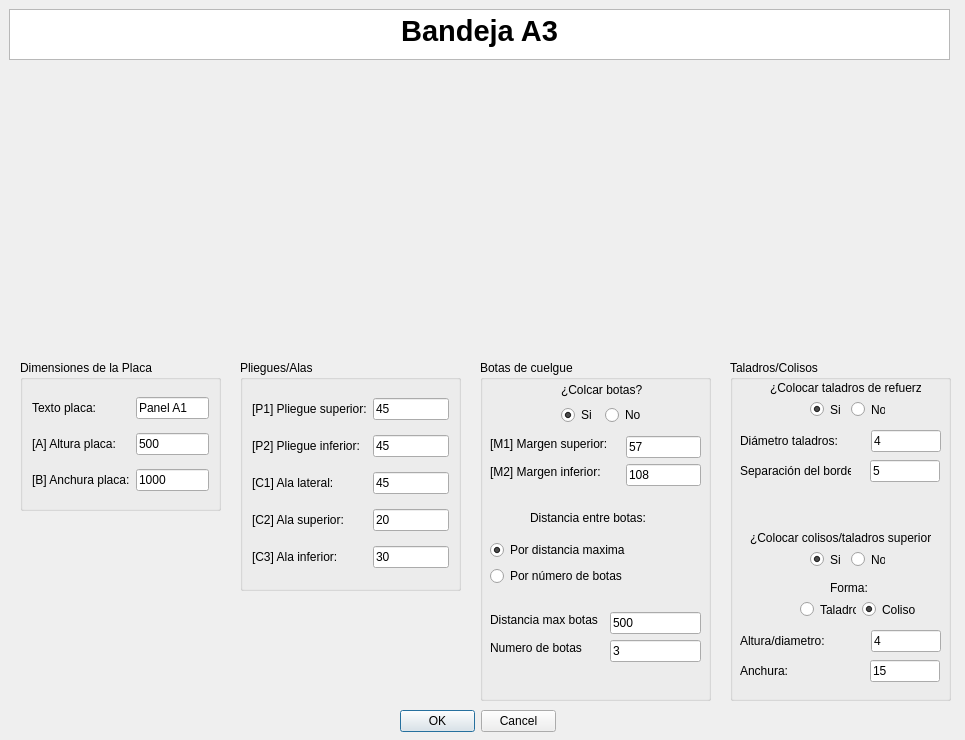
<?xml version="1.0" encoding="UTF-8"?>
<ui version="4.0">
 <class>MyPositionDialog</class>
 <widget class="QDialog" name="MyPositionDialog">
  <property name="geometry">
   <rect>
    <x>0</x>
    <y>0</y>
    <width>965</width>
    <height>740</height>
   </rect>
  </property>
  <property name="windowTitle">
   <string>Enter Position</string>
  </property>
  <property name="whatsThis">
   <string>&lt;html&gt;&lt;head/&gt;&lt;body&gt;&lt;p&gt;Esta ventana de KSDpanel te permite introducir todas las medidas correspondientes del panel seleccionado.&lt;/p&gt;&lt;p&gt;Recuerda que todas las medidas deben de ir en milimetros (mm).&lt;/p&gt;&lt;/body&gt;&lt;/html&gt;</string>
  </property>
  <widget class="QDialogButtonBox" name="buttonBox">
   <property name="geometry">
    <rect>
     <x>400</x>
     <y>710</y>
     <width>156</width>
     <height>23</height>
    </rect>
   </property>
   <property name="orientation">
    <enum>Qt::Horizontal</enum>
   </property>
   <property name="standardButtons">
    <set>QDialogButtonBox::Cancel|QDialogButtonBox::Ok</set>
   </property>
  </widget>
  <widget class="QTextBrowser" name="textBrowser">
   <property name="geometry">
    <rect>
     <x>9</x>
     <y>9</y>
     <width>941</width>
     <height>51</height>
    </rect>
   </property>
   <property name="html">
    <string>&lt;!DOCTYPE HTML PUBLIC &quot;-//W3C//DTD HTML 4.0//EN&quot; &quot;http://www.w3.org/TR/REC-html40/strict.dtd&quot;&gt;
&lt;html&gt;&lt;head&gt;&lt;meta name=&quot;qrichtext&quot; content=&quot;1&quot; /&gt;&lt;style type=&quot;text/css&quot;&gt;
p, li { white-space: pre-wrap; }
&lt;/style&gt;&lt;/head&gt;&lt;body style=&quot; font-family:'MS Shell Dlg 2'; font-size:8.25pt; font-weight:400; font-style:normal;&quot;&gt;
&lt;p align=&quot;center&quot; style=&quot; margin-top:0px; margin-bottom:0px; margin-left:0px; margin-right:0px; -qt-block-indent:0; text-indent:0px;&quot;&gt;&lt;span style=&quot; font-size:22pt; font-weight:600;&quot;&gt;Bandeja A3&lt;/span&gt;&lt;/p&gt;&lt;/body&gt;&lt;/html&gt;</string>
   </property>
  </widget>
  <widget class="QGroupBox" name="groupBox">
   <property name="geometry">
    <rect>
     <x>480</x>
     <y>360</y>
     <width>231</width>
     <height>341</height>
    </rect>
   </property>
   <property name="styleSheet">
    <string notr="true">font: 10pt &quot;MS Shell Dlg 2&quot;;</string>
   </property>
   <property name="title">
    <string>Botas de cuelgue</string>
   </property>
   <widget class="QLineEdit" name="numeroBotasUI">
    <property name="geometry">
     <rect>
      <x>130</x>
      <y>280</y>
      <width>91</width>
      <height>22</height>
     </rect>
    </property>
    <property name="text">
     <string>3</string>
    </property>
   </widget>
   <widget class="QLineEdit" name="distanciaEntreBotasUI">
    <property name="geometry">
     <rect>
      <x>130</x>
      <y>252</y>
      <width>91</width>
      <height>22</height>
     </rect>
    </property>
    <property name="text">
     <string>500</string>
    </property>
   </widget>
   <widget class="QLabel" name="label_7">
    <property name="geometry">
     <rect>
      <x>10</x>
      <y>280</y>
      <width>98</width>
      <height>16</height>
     </rect>
    </property>
    <property name="text">
     <string>Numero de botas</string>
    </property>
   </widget>
   <widget class="QLabel" name="label_6">
    <property name="geometry">
     <rect>
      <x>10</x>
      <y>252</y>
      <width>114</width>
      <height>16</height>
     </rect>
    </property>
    <property name="text">
     <string>Distancia max botas</string>
    </property>
   </widget>
   <widget class="QLabel" name="label_3">
    <property name="geometry">
     <rect>
      <x>10</x>
      <y>76</y>
      <width>130</width>
      <height>16</height>
     </rect>
    </property>
    <property name="text">
     <string>[M1] Margen superior:</string>
    </property>
   </widget>
   <widget class="QLabel" name="label_5">
    <property name="geometry">
     <rect>
      <x>10</x>
      <y>104</y>
      <width>124</width>
      <height>16</height>
     </rect>
    </property>
    <property name="text">
     <string>[M2] Margen inferior:</string>
    </property>
   </widget>
   <widget class="QLineEdit" name="margenAUI">
    <property name="geometry">
     <rect>
      <x>146</x>
      <y>76</y>
      <width>75</width>
      <height>22</height>
     </rect>
    </property>
    <property name="text">
     <string>57</string>
    </property>
   </widget>
   <widget class="QLineEdit" name="margenBUI">
    <property name="geometry">
     <rect>
      <x>146</x>
      <y>104</y>
      <width>75</width>
      <height>22</height>
     </rect>
    </property>
    <property name="text">
     <string>108</string>
    </property>
   </widget>
   <widget class="QLabel" name="label_10">
    <property name="geometry">
     <rect>
      <x>50</x>
      <y>150</y>
      <width>125</width>
      <height>16</height>
     </rect>
    </property>
    <property name="text">
     <string>Distancia entre botas:</string>
    </property>
   </widget>
   <widget class="QWidget" name="layoutWidget">
    <property name="geometry">
     <rect>
      <x>81</x>
      <y>21</y>
      <width>85</width>
      <height>44</height>
     </rect>
    </property>
    <layout class="QGridLayout" name="gridLayout">
     <item row="0" column="0" colspan="2">
      <widget class="QLabel" name="label_2">
       <property name="mouseTracking">
        <bool>false</bool>
       </property>
       <property name="text">
        <string>¿Colcar botas?</string>
       </property>
       <property name="buddy">
        <cstring>label_2</cstring>
       </property>
      </widget>
     </item>
     <item row="1" column="0">
      <widget class="QRadioButton" name="crearBotasUI">
       <property name="text">
        <string>Si</string>
       </property>
       <property name="checked">
        <bool>true</bool>
       </property>
      </widget>
     </item>
     <item row="1" column="1">
      <widget class="QRadioButton" name="noCrearBotasUI">
       <property name="text">
        <string>No</string>
       </property>
      </widget>
     </item>
    </layout>
   </widget>
   <widget class="QWidget" name="">
    <property name="geometry">
     <rect>
      <x>10</x>
      <y>180</y>
      <width>147</width>
      <height>48</height>
     </rect>
    </property>
    <layout class="QVBoxLayout" name="verticalLayout">
     <item>
      <widget class="QRadioButton" name="parametroBotasUI_3">
       <property name="text">
        <string>Por distancia maxima</string>
       </property>
       <property name="checked">
        <bool>true</bool>
       </property>
      </widget>
     </item>
     <item>
      <widget class="QRadioButton" name="parametroBotasUI">
       <property name="text">
        <string>Por número de botas</string>
       </property>
      </widget>
     </item>
    </layout>
   </widget>
  </widget>
  <widget class="QGroupBox" name="groupBox_2">
   <property name="geometry">
    <rect>
     <x>240</x>
     <y>360</y>
     <width>221</width>
     <height>231</height>
    </rect>
   </property>
   <property name="styleSheet">
    <string notr="true">font: 10pt &quot;MS Shell Dlg 2&quot;;</string>
   </property>
   <property name="title">
    <string>Pliegues/Alas</string>
   </property>
   <layout class="QGridLayout" name="gridLayout_2">
    <item row="5" column="1">
     <widget class="QLineEdit" name="alaInferiorUI">
      <property name="text">
       <string>30</string>
      </property>
     </widget>
    </item>
    <item row="3" column="0">
     <widget class="QLabel" name="label_9">
      <property name="text">
       <string>[C1] Ala lateral:</string>
      </property>
     </widget>
    </item>
    <item row="3" column="1">
     <widget class="QLineEdit" name="alaIzquierdaUI">
      <property name="text">
       <string>45</string>
      </property>
     </widget>
    </item>
    <item row="4" column="0">
     <widget class="QLabel" name="label_11">
      <property name="text">
       <string>[C2] Ala superior:</string>
      </property>
     </widget>
    </item>
    <item row="0" column="0">
     <widget class="QLabel" name="label_13">
      <property name="text">
       <string>[P1] Pliegue superior:</string>
      </property>
     </widget>
    </item>
    <item row="5" column="0">
     <widget class="QLabel" name="label_12">
      <property name="text">
       <string>[C3] Ala inferior:</string>
      </property>
     </widget>
    </item>
    <item row="0" column="1">
     <widget class="QLineEdit" name="pliegueSuperiorUI">
      <property name="text">
       <string>45</string>
      </property>
     </widget>
    </item>
    <item row="4" column="1">
     <widget class="QLineEdit" name="alaSuperiorUI">
      <property name="text">
       <string>20</string>
      </property>
     </widget>
    </item>
    <item row="1" column="0">
     <widget class="QLabel" name="label_14">
      <property name="text">
       <string>[P2] Pliegue inferior:</string>
      </property>
     </widget>
    </item>
    <item row="1" column="1">
     <widget class="QLineEdit" name="pliegueInferiorUI">
      <property name="text">
       <string>45</string>
      </property>
     </widget>
    </item>
   </layout>
  </widget>
  <widget class="QLabel" name="imagenPanelUI">
   <property name="geometry">
    <rect>
     <x>200</x>
     <y>70</y>
     <width>521</width>
     <height>281</height>
    </rect>
   </property>
   <property name="text">
    <string/>
   </property>
   <property name="pixmap">
    <pixmap>../imagenes/REF_AH3cotas.jpg</pixmap>
   </property>
   <property name="scaledContents">
    <bool>true</bool>
   </property>
   <property name="wordWrap">
    <bool>false</bool>
   </property>
   <property name="margin">
    <number>0</number>
   </property>
   <property name="openExternalLinks">
    <bool>false</bool>
   </property>
  </widget>
  <widget class="QGroupBox" name="groupBox_3">
   <property name="geometry">
    <rect>
     <x>20</x>
     <y>360</y>
     <width>201</width>
     <height>151</height>
    </rect>
   </property>
   <property name="styleSheet">
    <string notr="true">font: 10pt &quot;MS Shell Dlg 2&quot;;</string>
   </property>
   <property name="title">
    <string>Dimensiones de la Placa</string>
   </property>
   <layout class="QGridLayout" name="gridLayout_3">
    <item row="1" column="0">
     <widget class="QLabel" name="label_8">
      <property name="text">
       <string>[A] Altura placa:</string>
      </property>
     </widget>
    </item>
    <item row="2" column="1">
     <widget class="QLineEdit" name="anchuraPlacaUI">
      <property name="text">
       <string>1000</string>
      </property>
     </widget>
    </item>
    <item row="1" column="1">
     <widget class="QLineEdit" name="alturaPlacaUI">
      <property name="text">
       <string>500</string>
      </property>
     </widget>
    </item>
    <item row="0" column="0">
     <widget class="QLabel" name="label">
      <property name="text">
       <string>Texto placa:</string>
      </property>
     </widget>
    </item>
    <item row="0" column="1">
     <widget class="QLineEdit" name="textoDescriptivoA0UI">
      <property name="text">
       <string>Panel A1</string>
      </property>
     </widget>
    </item>
    <item row="2" column="0">
     <widget class="QLabel" name="label_4">
      <property name="text">
       <string>[B] Anchura placa:</string>
      </property>
     </widget>
    </item>
   </layout>
  </widget>
  <widget class="QGroupBox" name="groupBox_4">
   <property name="geometry">
    <rect>
     <x>730</x>
     <y>360</y>
     <width>221</width>
     <height>341</height>
    </rect>
   </property>
   <property name="title">
    <string>Taladros/Colisos</string>
   </property>
   <widget class="QLabel" name="label_15">
    <property name="geometry">
     <rect>
      <x>40</x>
      <y>20</y>
      <width>151</width>
      <height>16</height>
     </rect>
    </property>
    <property name="text">
     <string>¿Colocar taladros de refuerzo?</string>
    </property>
   </widget>
   <widget class="QLabel" name="label_16">
    <property name="geometry">
     <rect>
      <x>10</x>
      <y>70</y>
      <width>125</width>
      <height>22</height>
     </rect>
    </property>
    <property name="text">
     <string>Diámetro taladros:</string>
    </property>
   </widget>
   <widget class="QLineEdit" name="diametroTaladrosUI">
    <property name="geometry">
     <rect>
      <x>141</x>
      <y>70</y>
      <width>70</width>
      <height>22</height>
     </rect>
    </property>
    <property name="text">
     <string>4</string>
    </property>
   </widget>
   <widget class="QLineEdit" name="distanciaBordeUI">
    <property name="geometry">
     <rect>
      <x>140</x>
      <y>100</y>
      <width>70</width>
      <height>22</height>
     </rect>
    </property>
    <property name="text">
     <string>5</string>
    </property>
   </widget>
   <widget class="QLabel" name="label_17">
    <property name="geometry">
     <rect>
      <x>10</x>
      <y>100</y>
      <width>111</width>
      <height>21</height>
     </rect>
    </property>
    <property name="text">
     <string>Separación del borde:</string>
    </property>
   </widget>
   <widget class="QLabel" name="label_18">
    <property name="geometry">
     <rect>
      <x>20</x>
      <y>170</y>
      <width>181</width>
      <height>16</height>
     </rect>
    </property>
    <property name="text">
     <string>¿Colocar colisos/taladros superiores?</string>
    </property>
   </widget>
   <widget class="QLabel" name="label_19">
    <property name="geometry">
     <rect>
      <x>100</x>
      <y>220</y>
      <width>41</width>
      <height>16</height>
     </rect>
    </property>
    <property name="text">
     <string>Forma:</string>
    </property>
   </widget>
   <widget class="QLineEdit" name="anchuraColisoUI">
    <property name="geometry">
     <rect>
      <x>140</x>
      <y>300</y>
      <width>70</width>
      <height>22</height>
     </rect>
    </property>
    <property name="text">
     <string>15</string>
    </property>
   </widget>
   <widget class="QLineEdit" name="alturaColisoUI">
    <property name="geometry">
     <rect>
      <x>141</x>
      <y>270</y>
      <width>70</width>
      <height>22</height>
     </rect>
    </property>
    <property name="text">
     <string>4</string>
    </property>
   </widget>
   <widget class="QLabel" name="label_20">
    <property name="geometry">
     <rect>
      <x>10</x>
      <y>300</y>
      <width>111</width>
      <height>21</height>
     </rect>
    </property>
    <property name="text">
     <string>Anchura:</string>
    </property>
   </widget>
   <widget class="QLabel" name="label_21">
    <property name="geometry">
     <rect>
      <x>10</x>
      <y>270</y>
      <width>125</width>
      <height>22</height>
     </rect>
    </property>
    <property name="text">
     <string>Altura/diametro:</string>
    </property>
   </widget>
   <widget class="QWidget" name="">
    <property name="geometry">
     <rect>
      <x>80</x>
      <y>40</y>
      <width>75</width>
      <height>19</height>
     </rect>
    </property>
    <layout class="QHBoxLayout" name="horizontalLayout">
     <item>
      <widget class="QRadioButton" name="crearTaladrosUI">
       <property name="text">
        <string>Si</string>
       </property>
       <property name="checked">
        <bool>true</bool>
       </property>
      </widget>
     </item>
     <item>
      <widget class="QRadioButton" name="noCrearTaladrosUI">
       <property name="text">
        <string>No</string>
       </property>
      </widget>
     </item>
    </layout>
   </widget>
   <widget class="QWidget" name="">
    <property name="geometry">
     <rect>
      <x>80</x>
      <y>190</y>
      <width>75</width>
      <height>19</height>
     </rect>
    </property>
    <layout class="QHBoxLayout" name="horizontalLayout_2">
     <item>
      <widget class="QRadioButton" name="crearColisoUI">
       <property name="text">
        <string>Si</string>
       </property>
       <property name="checked">
        <bool>true</bool>
       </property>
      </widget>
     </item>
     <item>
      <widget class="QRadioButton" name="noCrearColisoUI">
       <property name="text">
        <string>No</string>
       </property>
      </widget>
     </item>
    </layout>
   </widget>
   <widget class="QWidget" name="">
    <property name="geometry">
     <rect>
      <x>70</x>
      <y>240</y>
      <width>118</width>
      <height>19</height>
     </rect>
    </property>
    <layout class="QHBoxLayout" name="horizontalLayout_3">
     <item>
      <widget class="QRadioButton" name="taladroColisoUI">
       <property name="text">
        <string>Taladro</string>
       </property>
      </widget>
     </item>
     <item>
      <widget class="QRadioButton" name="colisoColisoUI">
       <property name="text">
        <string>Coliso</string>
       </property>
       <property name="checked">
        <bool>true</bool>
       </property>
      </widget>
     </item>
    </layout>
   </widget>
  </widget>
  <zorder>groupBox_2</zorder>
  <zorder>groupBox</zorder>
  <zorder>buttonBox</zorder>
  <zorder>textBrowser</zorder>
  <zorder>imagenPanelUI</zorder>
  <zorder>groupBox_3</zorder>
  <zorder>groupBox_4</zorder>
 </widget>
 <resources/>
 <connections>
  <connection>
   <sender>buttonBox</sender>
   <signal>accepted()</signal>
   <receiver>MyPositionDialog</receiver>
   <slot>accept()</slot>
   <hints>
    <hint type="sourcelabel">
     <x>248</x>
     <y>254</y>
    </hint>
    <hint type="destinationlabel">
     <x>157</x>
     <y>274</y>
    </hint>
   </hints>
  </connection>
  <connection>
   <sender>buttonBox</sender>
   <signal>rejected()</signal>
   <receiver>MyPositionDialog</receiver>
   <slot>reject()</slot>
   <hints>
    <hint type="sourcelabel">
     <x>316</x>
     <y>260</y>
    </hint>
    <hint type="destinationlabel">
     <x>286</x>
     <y>274</y>
    </hint>
   </hints>
  </connection>
 </connections>
</ui>
